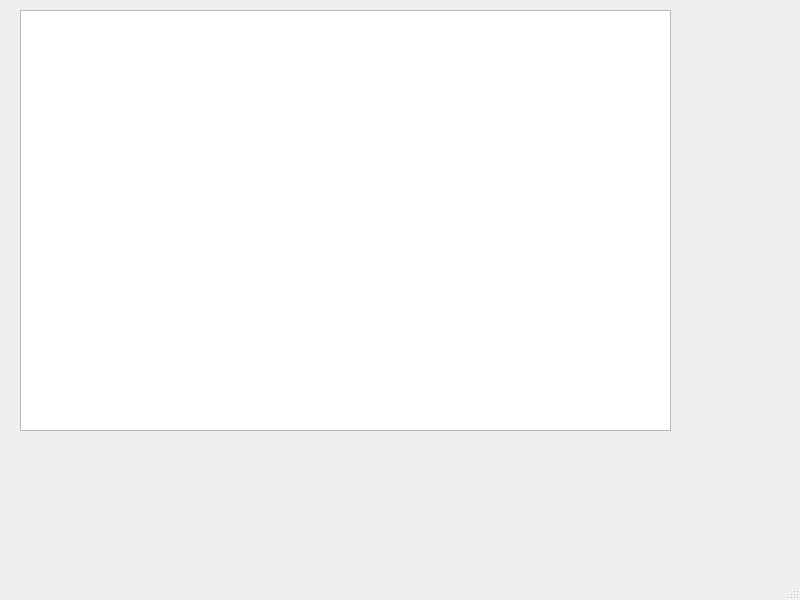
<?xml version="1.0" encoding="UTF-8"?>
<ui version="4.0">
 <class>MainWindow</class>
 <widget class="QMainWindow" name="MainWindow">
  <property name="geometry">
   <rect>
    <x>0</x>
    <y>0</y>
    <width>800</width>
    <height>600</height>
   </rect>
  </property>
  <property name="windowTitle">
   <string>MainWindow</string>
  </property>
  <widget class="QWidget" name="centralwidget">
   <widget class="QTableWidget" name="room_list">
    <property name="geometry">
     <rect>
      <x>20</x>
      <y>10</y>
      <width>651</width>
      <height>421</height>
     </rect>
    </property>
   </widget>
  </widget>
  <widget class="QMenuBar" name="menubar">
   <property name="geometry">
    <rect>
     <x>0</x>
     <y>0</y>
     <width>800</width>
     <height>23</height>
    </rect>
   </property>
  </widget>
  <widget class="QStatusBar" name="statusbar"/>
 </widget>
 <resources/>
 <connections/>
</ui>
